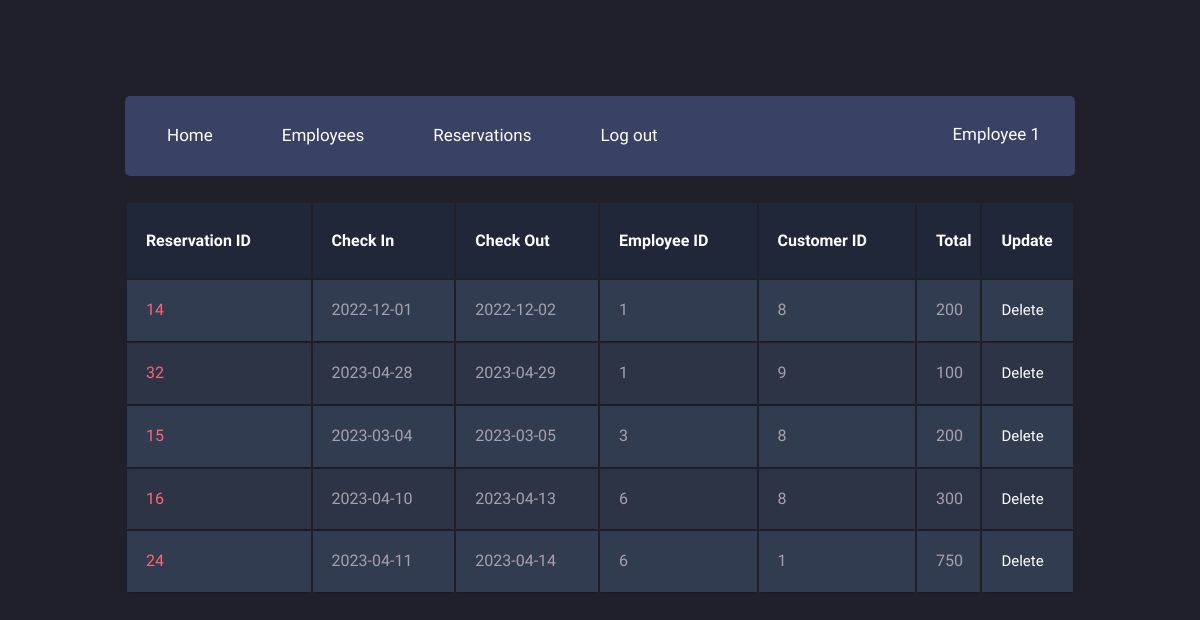
/managers/reservations.php (signed in), run on an earlier commit of the app's database.
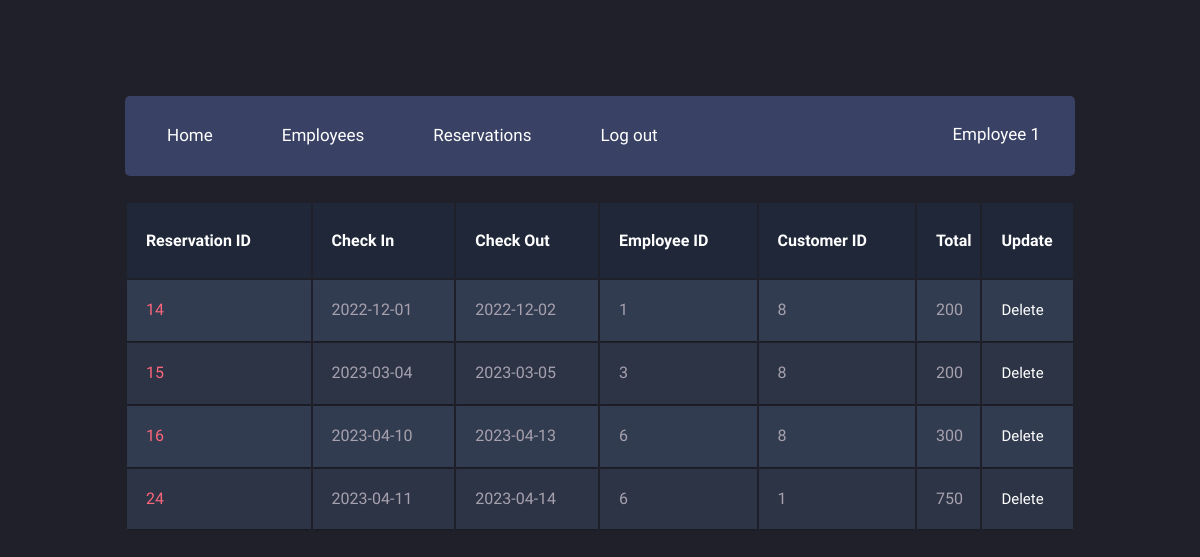
And on a later commit of the database.
### tables this page shows
CREATE TABLE `Reservations` (
  `resID` int(11) NOT NULL,
  `checkInDate` date NOT NULL,
  `checkOutDate` date NOT NULL,
  `reservedDate` date NOT NULL,
  `Employees_empID` int(11) NOT NULL,
  `Customers_cusID` int(11) NOT NULL
);

### managers/reservations.php (the view, shortened to what this page needs)
<?php
    $hotelID = $_SESSION['Hotels_hotelID'];
    include "../db_connect.php";
    $sql = "SELECT *
            from reservations inner join employees
            on employees_empID = empID
            where hotels_hotelID = '$hotelID';";
    $result = $conn->query($sql);
?>
<!DOCTYPE html>
<html>
    <head>
        <link rel="stylesheet" href="menu.css">
        <link rel="stylesheet" href="table.css">
    </head>
    <body>
        <div class="main-container">
            <header class="block">
                <ul class="header-menu horizontal-list">
                    <li>
                        <a class="header-menu-tab" href="home.php"><span class="icon fontawesome-user scnd-font-color"></span>Home</a>
                    </li>
                    <li>
                        <a class="header-menu-tab" href="employees.php"><span class="icon fontawesome-user scnd-font-color"></span>Employees</a>
                    </li>
                    <li>
                        <a class="header-menu-tab" href="reservations.php"><span class="icon fontawesome-star-empty scnd-font-color"></span>Reservations</a>
                    </li>
                    <li>
                        <a class="header-menu-tab" href="../account/logout.php"><span class="icon fontawesome-envelope scnd-font-color"></span>Log out</a>
                    </li>
                </ul>
                <div class="profile-menu">
                    <p><?php echo $_SESSION['empName']; ?> <a href=""><span class="entypo-down-open scnd-font-color"></span></a></p>
                </div>
            </header>
            <table class="container">
                <thead>
                    <tr>
                        <th><h1>Reservation ID</h1></th>
                        <th><h1>Check In</h1></th>
                        <th><h1>Check Out</h1></th>
                        <th><h1>Employee ID</h1></th>
                        <th><h1>Customer ID</h1></th>
                        <th><h1>Total</h1></th>
                        <th><h1>Update</h1></th>
                    </tr>
                </thead>
                <tbody>
                    <?php
                        if ($result->num_rows > 0) {
                            while ($row = $result->fetch_assoc()) {
                    ?>
                                <tr>
                                    <td><?php echo $row['resID']; ?> </td>
                                    <td><?php echo $row['checkInDate']; ?> </td>
                                    <td><?php echo $row['checkOutDate']; ?> </td>
                                    <td><?php echo $row['Employees_empID']; ?> </td>
                                    <td><?php echo $row['Customers_cusID']; ?> </td>
                                    <td><?php
                                        $resID = $row['resID'];
                                        $sql1 = "SELECT sum(price) * (checkOutDate - checkInDate) as total
                                                from rooms_has_reservations rhs inner join rooms r inner join reservations rs
                                                on  rhs.rooms_roomID = r.roomID
                                                and rhs.Rooms_hotels_hotelID = r.hotels_hotelID
                                                and rhs.reservations_resID = rs.resID
                                                where rhs.reservations_resID = '$resID';";
                                        $result1 = $conn->query($sql1);
                                        $row1 = $result1->fetch_assoc();
                                        echo $row1['total'];
                                    ?> </td>
                                    <td>
                                        <a class = "btn btn-danger" href = "deleteReservations.php?id=<?php echo $row['resID']; ?>">
                                        Delete</a>
                                    </td>
                                </tr>
                    <?php
                            }
                        }
                    ?>
                </tbody>
            </table>
        </div>
    </body>
</html>

What changed in the data, as far as the page shows it:
removed reservations: resID "32", checkInDate "2023-04-28", checkOutDate "2023-04-29", Employees_empID "1", Customers_cusID "9", total "100"
